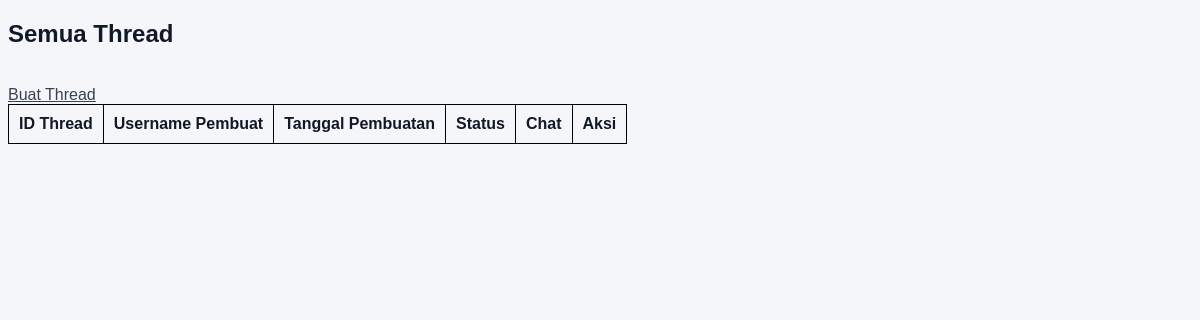
The page /lihat_thread.php?idgrup=4 on the database as committed earlier.
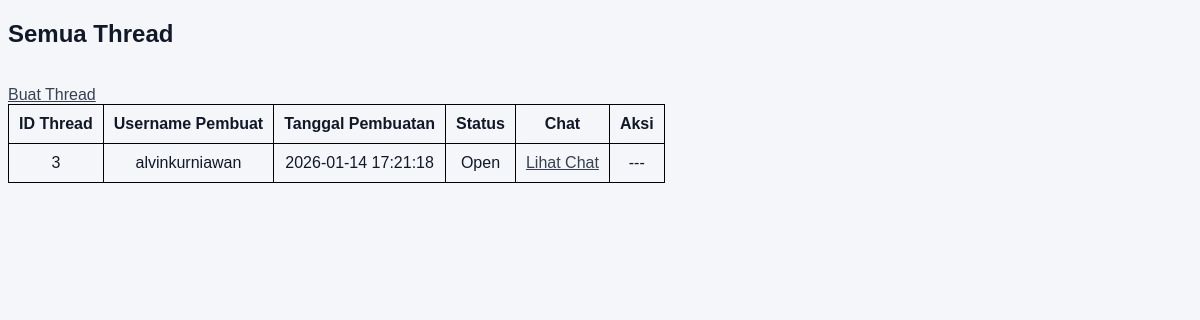
The same page on the database as committed later.
### tables this page shows
CREATE TABLE `thread` (
  `idthread` int(11) NOT NULL AUTO_INCREMENT,
  `username_pembuat` varchar(20) NOT NULL,
  `idgrup` int(11) NOT NULL,
  `tanggal_pembuatan` datetime DEFAULT NULL,
  `status` enum('Open','Close') DEFAULT 'Open',
  PRIMARY KEY (`idthread`),
  KEY `fk_thread_akun1_idx` (`username_pembuat`),
  KEY `fk_thread_grup1_idx` (`idgrup`),
  CONSTRAINT `fk_thread_akun1` FOREIGN KEY (`username_pembuat`) REFERENCES `akun` (`username`) ON DELETE CASCADE ON UPDATE CASCADE,
  CONSTRAINT `fk_thread_grup1` FOREIGN KEY (`idgrup`) REFERENCES `grup` (`idgrup`) ON DELETE CASCADE ON UPDATE CASCADE
);

### Class/parent.php (called while the page is built, shortened)
<?php
class orangtua
{
    public function __construct()
    {
        $this->mysqli =
            new mysqli(SERVER_NAME, USER_NAME, PASSWORD, DB_NAME);
    }
}

### Class/thread.php (called while the page is built, shortened)
<?php
require_once("parent.php");
class thread extends orangtua
{
    public function getThread($idgrup)
    {
        $sql = "SELECT * FROM thread WHERE idgrup = ? ORDER BY tanggal_pembuatan ASC";
        $stmt = $this->mysqli->prepare($sql);
        $stmt->bind_param("i", $idgrup);
        $stmt->execute();
        $res = $stmt->get_result();
        return $res;
    }
}

### lihat_thread.php (the view, shortened to what this page needs)
<!DOCTYPE html>
<html lang="en">
<head>
    <link rel="stylesheet" href="theme.css">
</head>
<body>
    <h2>Semua Thread</h2>
    <?php
    require_once("Class/thread.php");
    $thread = new thread();
    $idGroup = $_GET['idgrup'];
    $dataThread = $thread->getThread($idGroup);
    if ($dataThread) {
        echo "<table>
                <tr>
                    <th>ID Thread</th>
                    <th>Username Pembuat</th>
                    <th>Tanggal Pembuatan</th>
                    <th>Status</th>
                    <th>Chat</th>
                    <th>Aksi</th>
                </tr>";
        while ($row = $dataThread->fetch_assoc()) {
            echo "<tr>";
            echo "<td>" . $row['idthread'] . "</td>";
            echo "<td>" . $row['username_pembuat'] . "</td>";
            echo "<td>" . $row['tanggal_pembuatan'] . "</td>";
            echo "<td>" . $row['status'] . "</td>";
            echo "<td><a href='lihat_chat.php?idgrup=" . $idGroup . "&idthread=" .  $row['idthread'] . "'>Lihat Chat</a></td>";
            if ($row['username_pembuat'] == $_SESSION['username']) {
                echo "<td><a href='close_thread.php?idgrup=" . $idGroup . "&idthread=" .  $row['idthread'] . "'>Close Thread</a></td>";
            } else {
                echo "<td>---</td>";
            }
            echo "</tr>";
        }
    }
    ?>
    <br>
    <a href="tambah_thread.php?idgrup=<?php echo $idGroup ?>">Buat Thread</a>
</body>
</html>

Rows that differ between the two databases and show on the page:
added thread: idthread "3", username_pembuat "alvinkurniawan", tanggal_pembuatan "2026-01-14 17:21:18", status "Open"
